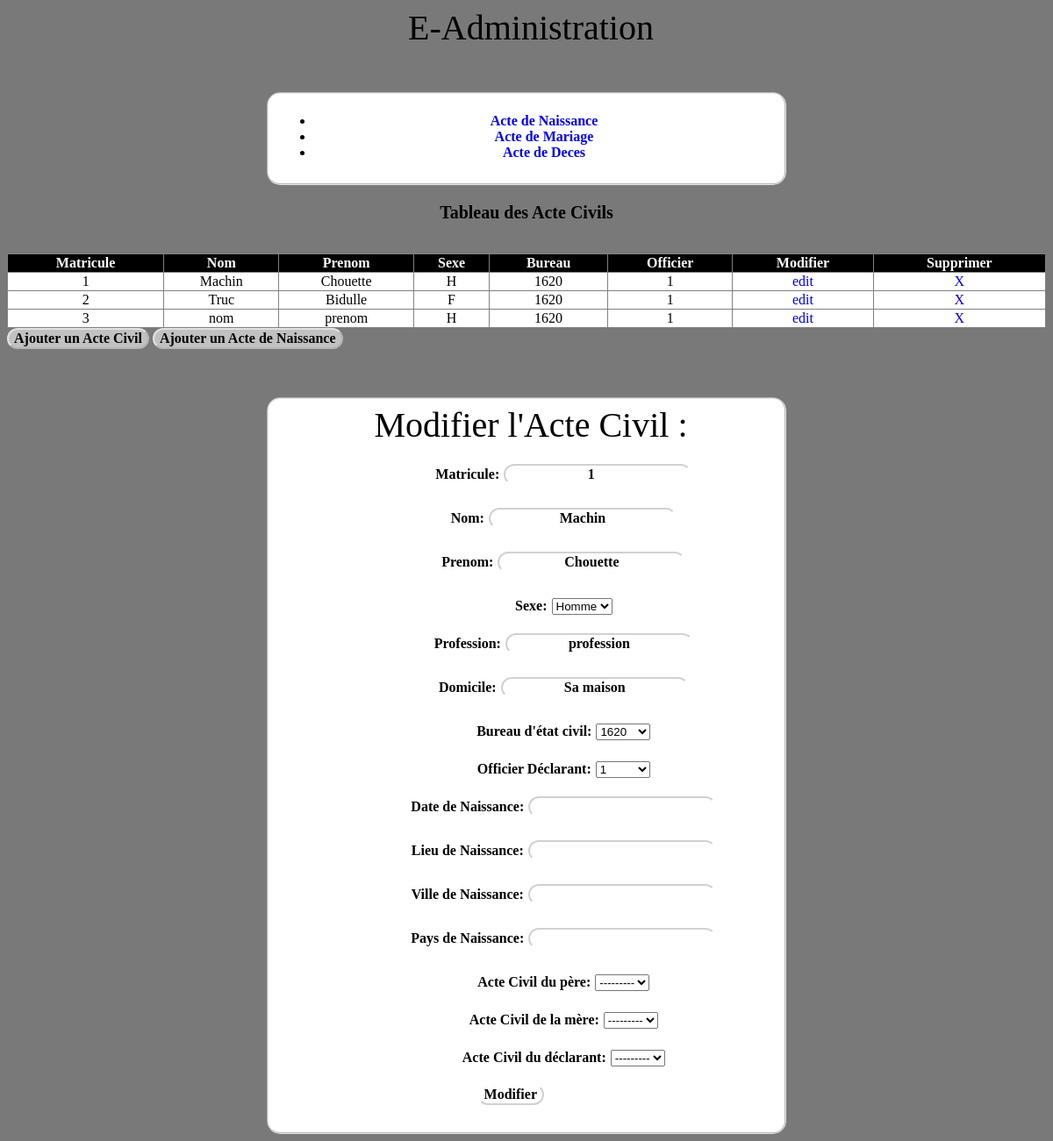
Screenshot of /Acte/update/1 with the database file from the repository.
### Gestion/models.py (models this page shows)
class ActeCivil(models.Model):
    class sexe(models.TextChoices):
        Homme = 'H'
        Femme = 'F'
    Matricule = models.IntegerField(primary_key=True)
    Nom = models.CharField(max_length=255)
    Prenom = models.CharField(max_length=255)
    Sexe = models.CharField(choices=sexe.choices, max_length=6)
    Profession = models.CharField(max_length=255)
    Domicile = models.CharField(max_length=255)
    bureau = models.ForeignKey(Bureau, related_name='acteCivil_bureau', on_delete=models.CASCADE, verbose_name="Bureau d'état civil")
    Officier = models.ForeignKey(Officier, related_name='acteCivil_officier', on_delete=models.CASCADE, verbose_name='Officier Déclarant')
    DateN = models.DateTimeField(verbose_name='Date de Naissance',null=True, blank=True)
    LieuN = models.CharField(max_length=255, verbose_name='Lieu de Naissance',null=True, blank=True)
    VilleN = models.CharField(max_length=255, verbose_name='Ville de Naissance',null=True, blank=True)
    PaysN = models.CharField(max_length=255, verbose_name='Pays de Naissance',null=True, blank=True)
    pere = models.ForeignKey('self', related_name='acteCivil_pere', on_delete=models.CASCADE, verbose_name='Acte Civil du père',null=True, blank=True)
    mere = models.ForeignKey('self', related_name='acteCivil_mere', on_delete=models.CASCADE, verbose_name='Acte Civil de la mère',null=True, blank=True)
    declarant = models.ForeignKey('self', related_name='actCivil_declarant', on_delete=models.CASCADE, verbose_name='Acte Civil du déclarant',null=True, blank=True)
    def __str__(self):
        return f'{self.Matricule}'

class Bureau(models.Model):
    NumC = models.IntegerField(primary_key=True)
    NomC = models.CharField(max_length=255)
    NomD = models.CharField(max_length=255)
    NomW = models.CharField(max_length=255)
    def __str__(self):
        return f'{self.NumC}'
    objects = models.Manager()

class Officier(models.Model):
    class role(models.TextChoices):
        Maire = 'Maire'
        Titulaire = 'Titulaire'
        Officier = 'Officier'
    Matricule = models.IntegerField(primary_key=True)
    Nom = models.CharField(max_length=255)
    Prenom = models.CharField(max_length=255)
    Date = models.DateField(default=date.today)
    Actif = models.BooleanField(default=True)
    Role = models.CharField(choices=role.choices, max_length=10)
    Bureau = models.ForeignKey(Bureau, related_name='officier_bureau', on_delete=models.CASCADE)
    Password = models.CharField(max_length=255)
    def __str__(self):
        return f'{self.Matricule}'

### Gestion/views.py (the view)
# urls.py: path('Acte/update/<int:id>', views.Acte_Update, name='updActe'),
def Acte_Update(request, id):
    off = ActeCivil.objects.get(Matricule=id)
    if request.method == "POST":
        form = ActeForm(request.POST, instance=off)
        if form.is_valid():
            form.save()
            return redirect('/Acte/')
    else:
        form = ActeForm(instance=off)
        return render(request, "Gestion/Acte/updActe.html", {'form': form, 'data':ActeCivil.objects.all})

### Gestion/forms.py
class ActeForm(forms.ModelForm):
   class Meta:
     model = ActeCivil
     fields = '__all__'

### Gestion/templates/Gestion/Acte/updActe.html (shortened to what this page needs)
{% extends 'Gestion/Acte/Acte.html' %}
{% block acte_inst %}
<fieldset>
  <h1>Modifier l'Acte Civil :</h1>
  <form action="" method="post">
    {{ form.as_p }}
    <input type="submit" value="Modifier" id="envoyer">
 </form>
</fieldset>
{% endblock %}

### Gestion/templates/Gestion/Acte/Acte.html
{% extends 'Gestion/base.html' %}
{% block content %}
{% include 'Gestion/ActeCivil.html' %}
    <p>Tableau des Acte Civils</p>
    <table width="100%" border="1" style="border-collapse:collapse;margin-top:3%;text-align:center;">
        <thead>
            <tr>
                <th>Matricule</th> <th>Nom</th> <th>Prenom</th> <th>Sexe</th> <th>Bureau</th> <th>Officier</th> <th>Modifier</th> <th>Supprimer</th>
            </tr>
        </thead>
        <tbody>
            {% for element in data %}
                <tr>
                    <td>{{element.Matricule}}</td>
                    <td>{{element.Nom}}</td>
                    <td>{{element.Prenom}}</td>
                    <td>{{element.Sexe}}</td>
                    <td>{{element.bureau}}</td>
                    <td>{{element.Officier}}</td>
                    <td><a href="{% url 'updActe' element.Matricule %}">edit</a></td>
                    <td><a href="{% url 'delActe' element.Matricule %}">X</a></td>
                </tr>
             {% endfor %}
        </tbody>
    </table>
    <a href="{% url 'addActe'%}"><input type="submit" value="Ajouter un Acte Civil"></a>
    <a href="{% url 'addActeN'%}"><input type="submit" value="Ajouter un Acte de Naissance"></a>
    {% block acte_inst %}{% endblock %}
{% endblock %}

### Gestion/static/Gestion/Style.css (style rules this page uses)
body { background: rgb(121, 121, 121); }
a { text-decoration: none; }
h1 { font-family: 'Franklin Gothic Medium'; font-size: 2.5em; font-weight: normal; margin: 0 0 0 10px; text-decoration: none; color: #000000; transition: margin 1s; text-align: center; }
input { margin-bottom: 5px; font-size: medium; font-weight: bolder; font-family: 'Lucida Sans'; color: #000000; border-radius: 15px; background-color: rgba(255, 255, 255, 0.541); border-color: rgba(255, 255, 255, 0.541); transition: background-color 1s, color 1s; align-items: center; text-align: center; }
label { margin-left: 15%; font-size: medium; font-weight: bolder; font-family: 'Lucida Sans'; color: #000000; text-align: center; }
fieldset { margin-top: 50px; background-color: rgb(255, 255, 255); margin-left: 25%; margin-right: 25%; border-radius: 15px; border-color: rgba(211, 211, 211, 0.541); }
p { text-align: center; font-size: 20px; font-weight: bolder; font-family: 'Lucida Sans'; color: #000000; }
th { background-color: #000; color: white; font-family: 'Lucida Sans'; }
td { background-color: rgb(255, 255, 255); color: rgb(0, 0, 0); font-family: 'Lucida Sans'; font-weight: 500; }
#envoyer { margin-left: 40%; }

### rows the page displays
ActeCivil: Matricule "1", Nom "Machin", Prenom "Chouette", Sexe "H", bureau "1620", Officier "1", Sexe "Homme", Profession "profession", Domicile "Sa maison", pere "---------", mere "---------", declarant "---------"
ActeCivil: Matricule "2", Nom "Truc", Prenom "Bidulle", Sexe "F", bureau "1620", Officier "1"
ActeCivil: Matricule "3", Nom "nom", Prenom "prenom", Sexe "H", bureau "1620", Officier "1"
Officier: Matricule "1"
